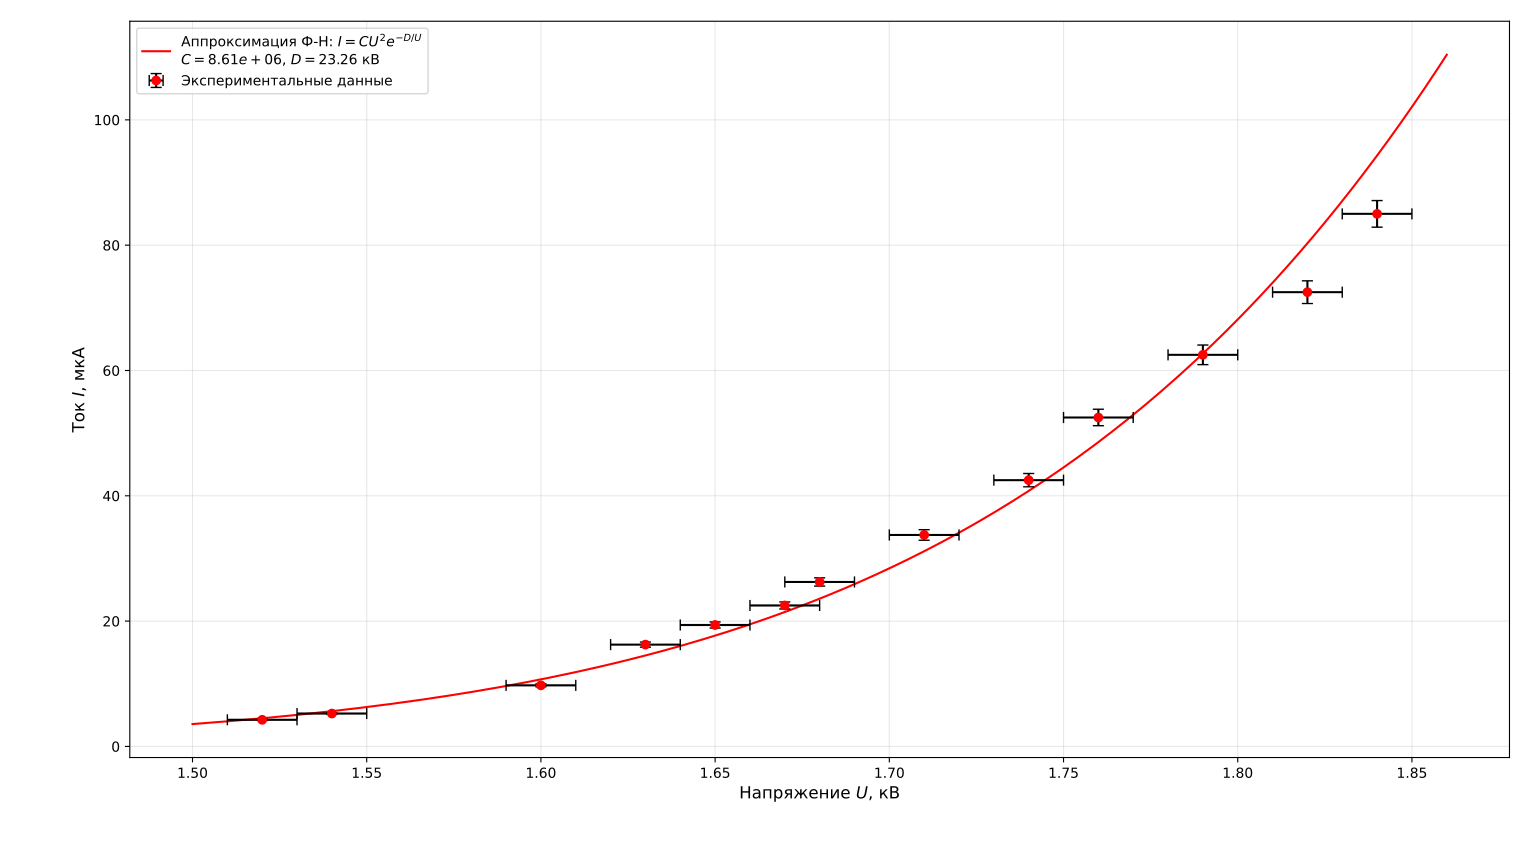

Recreate this plot in Python.
import numpy as np
import matplotlib.pyplot as plt
from scipy.optimize import curve_fit

# ==========================================
# 1. Данные ручной ВАХ и погрешности
# ==========================================
U_kV = np.array([1.52, 1.54, 1.60, 1.63, 1.65, 1.67, 1.68, 1.71, 1.74, 1.76, 1.79, 1.82, 1.84])
I_uA = np.array([4.25, 5.25, 9.75, 16.25, 19.38, 22.50, 26.25, 33.75, 42.50, 52.50, 62.50, 72.50, 85.00])

dU = 0.01          # Абсолютная погрешность напряжения, кВ
dI = 0.025 * I_uA  # Абсолютная погрешность тока (2.5% от значения), мкА

# ==========================================
# 2. Линейная подгонка в координатах Ф-Н для получения начальных значений
# ==========================================
# ln(I/U²) = ln(C) - D/U
x_lin = 1.0 / U_kV
y_lin = np.log(I_uA / (U_kV**2))

# Линейная регрессия
slope_lin, intercept_lin = np.polyfit(x_lin, y_lin, 1)
D_init = -slope_lin          # D = -наклон (в кВ)
C_init = np.exp(intercept_lin)  # C = e^{свободный член} (в мкА/кВ²)

print(f"Начальные значения из линейной регрессии:")
print(f"   C = {C_init:.4e} мкА/кВ²")
print(f"   D = {D_init:.2f} кВ")

# ==========================================
# 3. Нелинейная подгонка с физическими погрешностями
# ==========================================
def fowler_nordheim(U, C, D):
    return C * U**2 * np.exp(-D / U)

# Используем хорошие начальные значения
p0 = [C_init, D_init]

# Подгонка с весами sigma=dI (взвешенный МНК)
popt, pcov = curve_fit(fowler_nordheim, U_kV, I_uA, p0=p0, sigma=dI, absolute_sigma=True)
C_fit, D_fit = popt
perr = np.sqrt(np.diag(pcov))

print(f"\n✅ Параметры физической аппроксимации Ф-Н:")
print(f"   C = {C_fit:.4e} ± {perr[0]:.2e} мкА/кВ²")
print(f"   D = {D_fit:.2f} ± {perr[1]:.2f} кВ")

# ==========================================
# 4. Построение гладкой кривой
# ==========================================
U_smooth = np.linspace(U_kV.min() - 0.02, U_kV.max() + 0.02, 300)
I_smooth = fowler_nordheim(U_smooth, C_fit, D_fit)

# ==========================================
# 5. Отрисовка графика
# ==========================================
plt.figure(figsize=(9, 6))

# Физическая кривая
plt.plot(U_smooth, I_smooth, color='red', linewidth=1.5,
         label=f'Аппроксимация Ф-Н: $I = C U^2 e^{{-D/U}}$\n'
               f'$C = {C_fit:.2e}$, $D = {D_fit:.2f}$ кВ')

# Экспериментальные точки с крестами погрешностей
plt.errorbar(U_kV, I_uA, xerr=dU, yerr=dI, fmt='o', color='red',
             ecolor='black', capsize=4, markersize=6,
             label='Экспериментальные данные')

plt.xlabel('Напряжение $U$, кВ', fontsize=12)
plt.ylabel('Ток $I$, мкА', fontsize=12)
plt.grid(True, alpha=0.3)
plt.legend(fontsize=10, loc='upper left')
plt.tight_layout()

# plt.savefig('manual_IV.pdf', bbox_inches='tight')
# plt.savefig('manual_IV.png', dpi=300, bbox_inches='tight')
# print("\n✅ manual_IV.pdf/png создан с корректной физической аппроксимацией")
plt.show()
